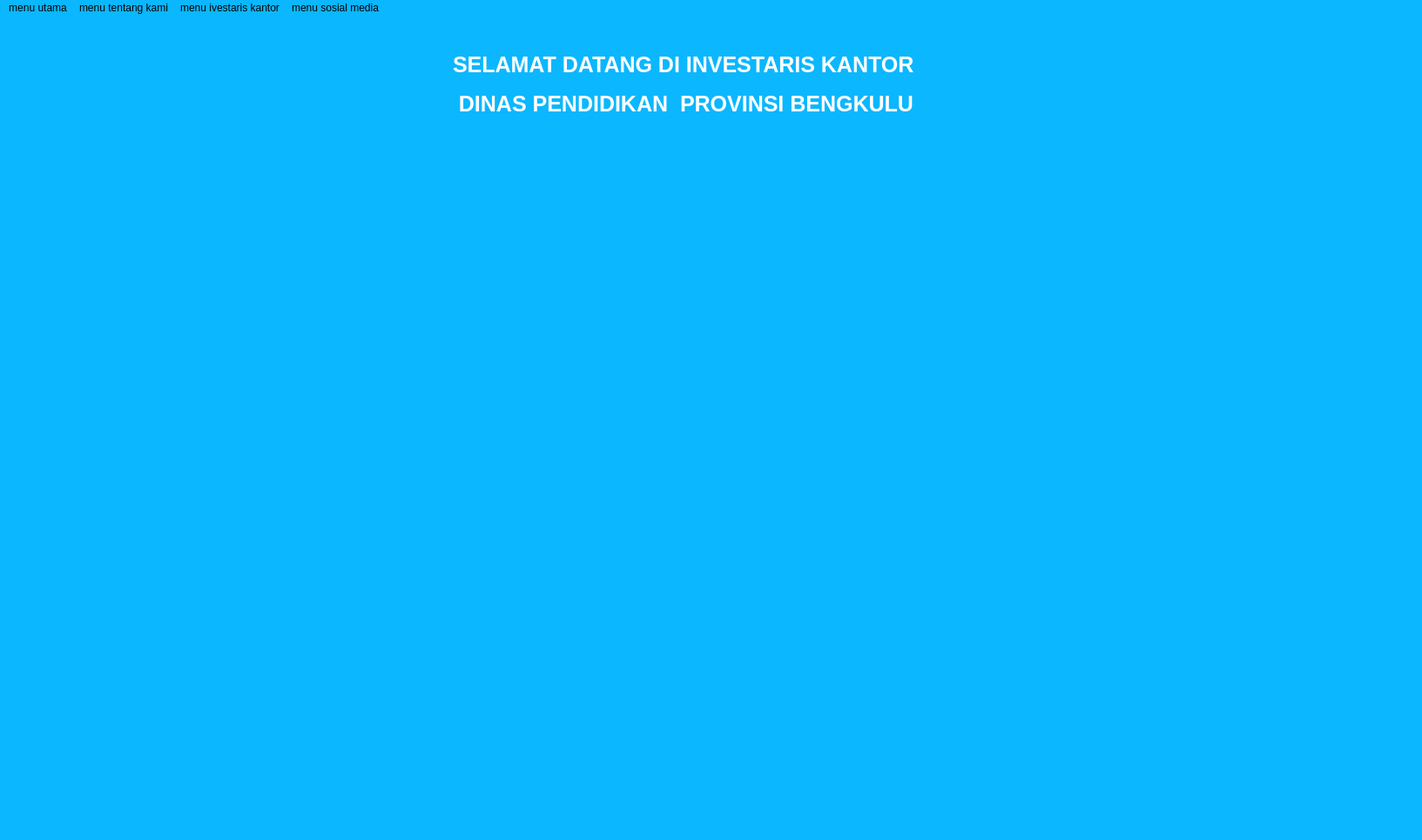
<?xml version="1.0" encoding="UTF-8"?>
<ui version="4.0">
 <class>mainpage1</class>
 <widget class="QMainWindow" name="mainpage1">
  <property name="geometry">
   <rect>
    <x>0</x>
    <y>0</y>
    <width>1633</width>
    <height>965</height>
   </rect>
  </property>
  <property name="font">
   <font>
    <pointsize>20</pointsize>
   </font>
  </property>
  <property name="windowTitle">
   <string>MainWindow</string>
  </property>
  <property name="styleSheet">
   <string notr="true">
background-color: rgb(11, 183, 255);</string>
  </property>
  <widget class="QWidget" name="centralwidget">
   <property name="styleSheet">
    <string notr="true"/>
   </property>
   <widget class="QLabel" name="lbl_title">
    <property name="geometry">
     <rect>
      <x>520</x>
      <y>10</y>
      <width>691</width>
      <height>91</height>
     </rect>
    </property>
    <property name="font">
     <font>
      <family>Arial</family>
      <pointsize>19</pointsize>
      <bold>true</bold>
     </font>
    </property>
    <property name="styleSheet">
     <string notr="true">
color: rgb(255, 255, 255);</string>
    </property>
    <property name="text">
     <string>SELAMAT DATANG DI INVESTARIS KANTOR </string>
    </property>
   </widget>
   <widget class="QLabel" name="lbl_title_2">
    <property name="geometry">
     <rect>
      <x>520</x>
      <y>70</y>
      <width>671</width>
      <height>61</height>
     </rect>
    </property>
    <property name="font">
     <font>
      <family>Arial</family>
      <pointsize>19</pointsize>
      <bold>true</bold>
     </font>
    </property>
    <property name="styleSheet">
     <string notr="true">
color: rgb(255, 255, 255);</string>
    </property>
    <property name="text">
     <string> DINAS PENDIDIKAN  PROVINSI BENGKULU</string>
    </property>
   </widget>
   <widget class="QLabel" name="label">
    <property name="geometry">
     <rect>
      <x>80</x>
      <y>210</y>
      <width>141</width>
      <height>191</height>
     </rect>
    </property>
    <property name="text">
     <string/>
    </property>
   </widget>
  </widget>
  <widget class="QMenuBar" name="menuBar">
   <property name="geometry">
    <rect>
     <x>0</x>
     <y>0</y>
     <width>1633</width>
     <height>25</height>
    </rect>
   </property>
   <widget class="QMenu" name="menumenu_utama">
    <property name="title">
     <string>menu utama</string>
    </property>
    <addaction name="separator"/>
    <addaction name="actionsub_itme_1_menu_1"/>
    <addaction name="actionsub_item_2_menu_2"/>
    <addaction name="actionsub_item_3_menu1"/>
   </widget>
   <widget class="QMenu" name="menumenu_tentang_kami">
    <property name="title">
     <string>menu tentang kami</string>
    </property>
    <addaction name="actionsub_item_1_menu_2"/>
    <addaction name="actionsub_item_2_menu_3"/>
    <addaction name="actionsub_item_3_menu_2"/>
   </widget>
   <widget class="QMenu" name="menumenu_ivestaris_kantor">
    <property name="title">
     <string>menu ivestaris kantor</string>
    </property>
    <addaction name="actionsub_item1_menu_3"/>
    <addaction name="actionsub_item_2_menu_4"/>
    <addaction name="actionsub_item_3_menu_3"/>
   </widget>
   <widget class="QMenu" name="menumenu_sosial_media">
    <property name="title">
     <string>menu sosial media</string>
    </property>
    <addaction name="actionsub_item_1_menu_4"/>
    <addaction name="actionsub_item_2_menu_5"/>
    <addaction name="actionsub_item_3_menu_4"/>
   </widget>
   <addaction name="menumenu_utama"/>
   <addaction name="menumenu_tentang_kami"/>
   <addaction name="menumenu_ivestaris_kantor"/>
   <addaction name="menumenu_sosial_media"/>
  </widget>
  <action name="actionsub_itme_1_menu_1">
   <property name="text">
    <string>sub itme 1 menu 1</string>
   </property>
  </action>
  <action name="actionsub_item_2_menu_2">
   <property name="text">
    <string>sub item 2 menu 1</string>
   </property>
  </action>
  <action name="actionsub_item_3_menu1">
   <property name="text">
    <string>sub item 3 menu1</string>
   </property>
  </action>
  <action name="actionsub_item_1_menu_2">
   <property name="text">
    <string>sub item 1 menu 2</string>
   </property>
  </action>
  <action name="actionsub_item_2_menu_3">
   <property name="text">
    <string>sub item 2 menu 2</string>
   </property>
  </action>
  <action name="actionsub_item_3_menu_2">
   <property name="text">
    <string>sub item 3 menu 2</string>
   </property>
  </action>
  <action name="actionsub_item1_menu_3">
   <property name="text">
    <string>sub item1 menu 3</string>
   </property>
  </action>
  <action name="actionsub_item_2_menu_4">
   <property name="text">
    <string>sub item 2 menu 3</string>
   </property>
  </action>
  <action name="actionsub_item_3_menu_3">
   <property name="text">
    <string>sub item 3 menu 3</string>
   </property>
  </action>
  <action name="actionsub_item_1_menu_4">
   <property name="text">
    <string>sub item 1 menu 4</string>
   </property>
  </action>
  <action name="actionsub_item_2_menu_5">
   <property name="text">
    <string>sub item 2 menu 4</string>
   </property>
  </action>
  <action name="actionsub_item_3_menu_4">
   <property name="text">
    <string>sub item 3 menu 4</string>
   </property>
  </action>
 </widget>
 <resources/>
 <connections/>
</ui>
